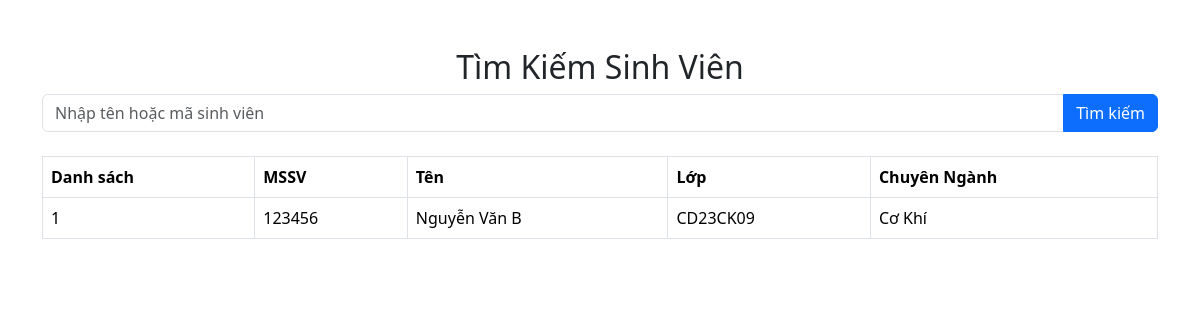
/search.php?keyword=123456, run on the app's committed database.
### tables this page shows
CREATE TABLE IF NOT EXISTS `students` (
  `id` int NOT NULL AUTO_INCREMENT,
  `mssv` varchar(255) NOT NULL,
  `name` varchar(255) NOT NULL,
  `class` varchar(255) NOT NULL,
  `majors` varchar(255) NOT NULL,
  `status` int NOT NULL DEFAULT '1',
  PRIMARY KEY (`id`)
);

### app/models/Student.php (called while the page is built, shortened)
<?php
class Student extends Database
{
public function search($keyword) {
    $sql = parent::$connection->prepare('
        SELECT * FROM `students`
        WHERE `mssv` LIKE ? OR `name` LIKE ? OR `class` LIKE ?
    ');
    $searchTerm = '%' . $keyword . '%';
    $sql->bind_param('sss', $searchTerm, $searchTerm, $searchTerm);
    return parent::select($sql);
}
}

### app/models/Database.php (called while the page is built, shortened)
<?php
class Database
{
    public function select($sql)
    {
        $sql->execute();
        return $sql->get_result()->fetch_all(MYSQLI_ASSOC);
    }
}

### search.php (the view, shortened to what this page needs)
<?php
require_once 'config/database.php';
$studentModel = new Student();
$students = [];
if ($_SERVER['REQUEST_METHOD'] === 'GET' && isset($_GET['keyword'])) {
    $keyword = $_GET['keyword'];
    $students = $studentModel->search($keyword);
}
?>
<!DOCTYPE html>
<html lang="vi">
<head>
    <link href="https://cdn.jsdelivr.net/npm/bootstrap@5.3.3/dist/css/bootstrap.min.css" rel="stylesheet">
</head>
<body>
    <div class="container mt-5">
        <h2 class="text-center">Tìm Kiếm Sinh Viên</h2>
        <form method="get" class="mb-4">
            <div class="input-group">
                <input type="text" class="form-control" name="keyword" placeholder="Nhập tên hoặc mã sinh viên" required>
                <button class="btn btn-primary" type="submit">Tìm kiếm</button>
            </div>
        </form>
        <?php if (count($students) > 0): ?>
            <table class="table table-bordered">
                <thead>
                    <tr>
                        <th>Danh sách</th>
                        <th>MSSV</th>
                        <th>Tên</th>
                        <th>Lớp</th>
                        <th>Chuyên Ngành</th>
                    </tr>
                </thead>
                <tbody>
                    <?php $index = 1; ?>
                    <?php foreach ($students as $student): ?>
                    <tr>
                        <td><?php echo $index++; ?></td>
                        <td><?php echo $student['mssv']; ?></td>
                        <td><?php echo $student['name']; ?></td>
                        <td><?php echo $student['class']; ?></td>
                        <td><?php echo $student['majors']; ?></td>
                    </tr>
                    <?php endforeach; ?>
                </tbody>
            </table>
        <?php else: ?>
            <p class="text-center text-warning">Không tìm thấy sinh viên nào.</p>
        <?php endif; ?>
    </div>
</body>
</html>

### data on the page
students: mssv "123456", name "Nguyễn Văn B", class "CD23CK09", majors "Cơ Khí"
